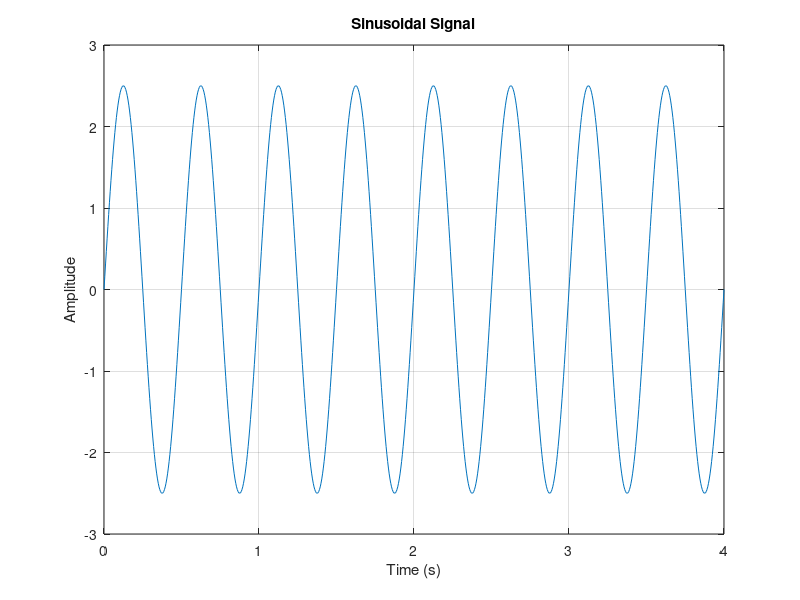

Write MATLAB code to recreate this figure.
% Define the parameters
amplitude = 2.5;             % Amplitude of the sinusoidal signal
sampling_period = 0.005;    % Sampling period (5 ms)
duration = 4;               % Duration of the signal in seconds
frequency = 2;              % Frequency of the sinusoidal signal (2 Hz)

% Generate time values
t = 0:sampling_period:duration;

% Generate the sinusoidal signal
signal = amplitude * sin(2 * pi * frequency * t);

% Create a plot
plot(t, signal);
xlabel('Time (s)');
ylabel('Amplitude');
title('Sinusoidal Signal');
grid on;

% Display the plot

